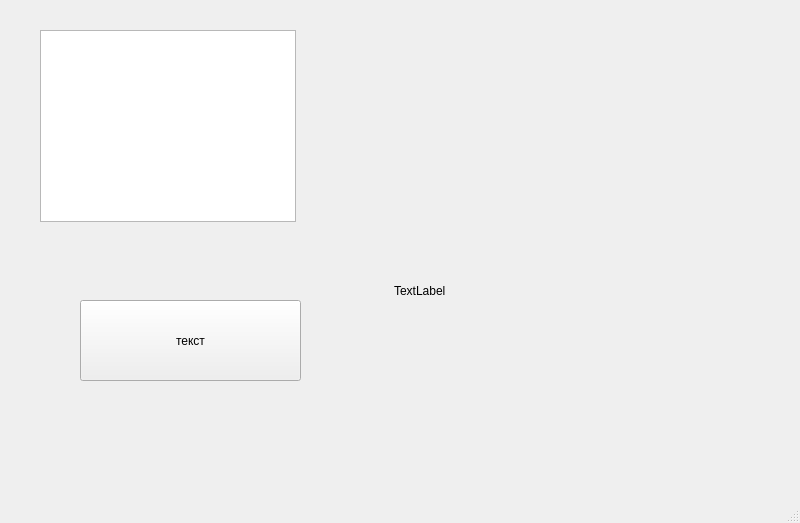
<?xml version="1.0" encoding="UTF-8"?>
<ui version="4.0">
 <class>MainWindow</class>
 <widget class="QMainWindow" name="MainWindow">
  <property name="geometry">
   <rect>
    <x>0</x>
    <y>0</y>
    <width>800</width>
    <height>523</height>
   </rect>
  </property>
  <property name="windowTitle">
   <string>MainWindow</string>
  </property>
  <widget class="QWidget" name="centralwidget">
   <widget class="QPushButton" name="pushButton">
    <property name="geometry">
     <rect>
      <x>80</x>
      <y>300</y>
      <width>221</width>
      <height>81</height>
     </rect>
    </property>
    <property name="text">
     <string>текст</string>
    </property>
   </widget>
   <widget class="QTextBrowser" name="textBrowser">
    <property name="geometry">
     <rect>
      <x>40</x>
      <y>30</y>
      <width>256</width>
      <height>192</height>
     </rect>
    </property>
   </widget>
   <widget class="QLabel" name="label">
    <property name="geometry">
     <rect>
      <x>394</x>
      <y>230</y>
      <width>241</width>
      <height>121</height>
     </rect>
    </property>
    <property name="text">
     <string>TextLabel</string>
    </property>
   </widget>
  </widget>
  <widget class="QMenuBar" name="menubar">
   <property name="geometry">
    <rect>
     <x>0</x>
     <y>0</y>
     <width>800</width>
     <height>26</height>
    </rect>
   </property>
  </widget>
  <widget class="QStatusBar" name="statusbar"/>
 </widget>
 <resources/>
 <connections/>
</ui>
